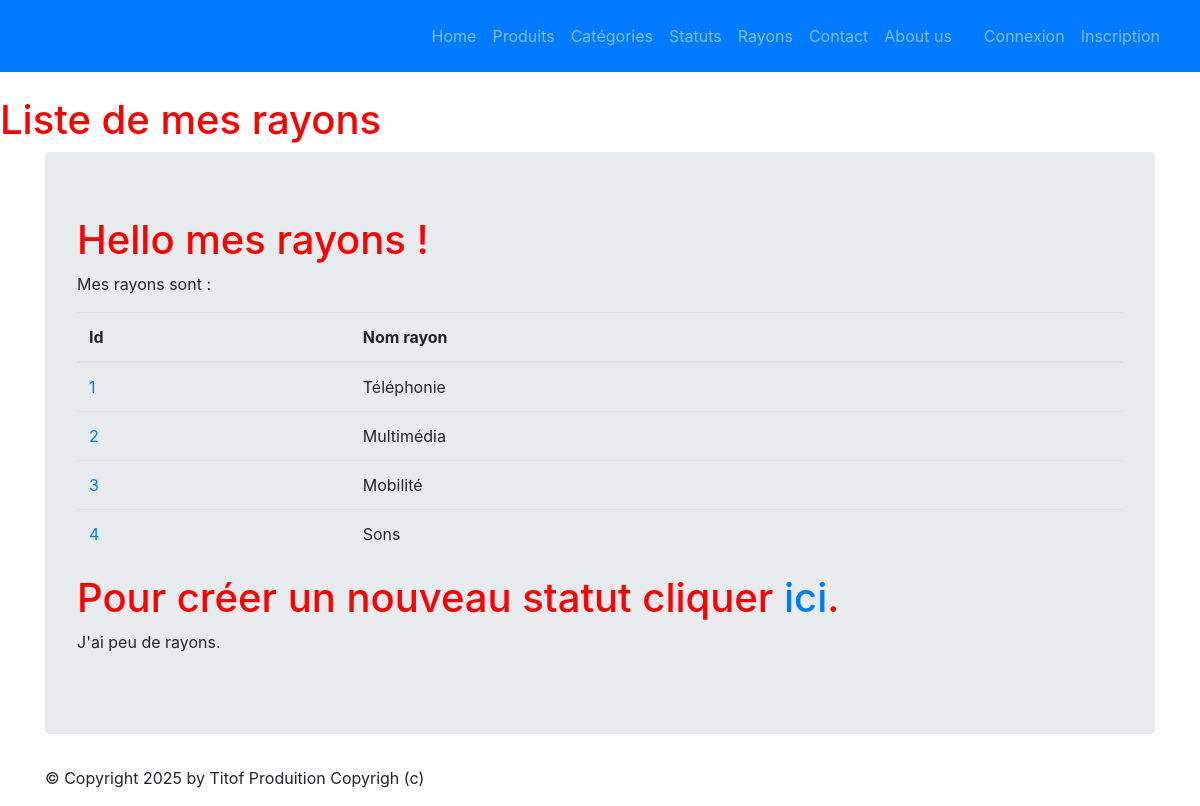
Page /monApp/rayons/ on the committed database.
### monApp/models.py (models this page shows, shortened)
class Rayon(models.Model):
    idRayon = models.AutoField(primary_key=True)
    nomRayon = models.CharField(max_length=100)

### monApp/views.py (the view)
# urls.py: path("rayons/", views.RayonListView.as_view(), name="lst_rayons"),
class RayonListView(ListView):
    model = Rayon
    template_name = "monApp/list_rayons.html"
    context_object_name = "rayons"
    def get_context_data(self, **kwargs):
        context = super(RayonListView, self).get_context_data(**kwargs)
        context['titremenu'] = "Liste de mes rayons"
        return context

### monApp/templates/monApp/list_rayons.html (shortened to what this page needs)
{% extends 'monApp/base.html' %}
{% block menu %}
    <h1>{{ titremenu }}</h1>
{% endblock %}
{% block contenu %}
    <h1>Hello mes rayons !</h1>
    <p>Mes rayons sont :</p>
    <table class="table">
        <thead>
            <th>Id</th>
            <th>Nom rayon</th>
        </thead>
        <tbody>
            {% for ray in rayons %}
            <tr>
                <td><a href="{% url 'dtl_rayon' ray.idRayon %}">{{ ray.idRayon }}</a></td>
                <td>{{ ray.nomRayon }}</td>
            </tr>
            {% endfor %}
        </tbody>
    </table>
    <h1>Pour créer un nouveau statut cliquer <a href="{% url 'crt-rayon' %}">ici</a>.</h1>
    <p>
        J'ai
        {% if rayons|length < 5 %}
            peu de
        {% elif rayons|length < 10 %}
            quelques
        {% else %}
            beaucoup de
        {% endif %}
            rayons.
    </p>
{% endblock %}

### static/styles.css (style rules this page uses)
h1 { color: red }
body { display: flex; flex-direction: column; }

### rows in the picture
Rayon: idRayon "1", nomRayon "Téléphonie"
Rayon: idRayon "2", nomRayon "Multimédia"
Rayon: idRayon "3", nomRayon "Mobilité"
Rayon: idRayon "4", nomRayon "Sons"

### other values in the picture
{{ titremenu }} "Liste de mes rayons"
